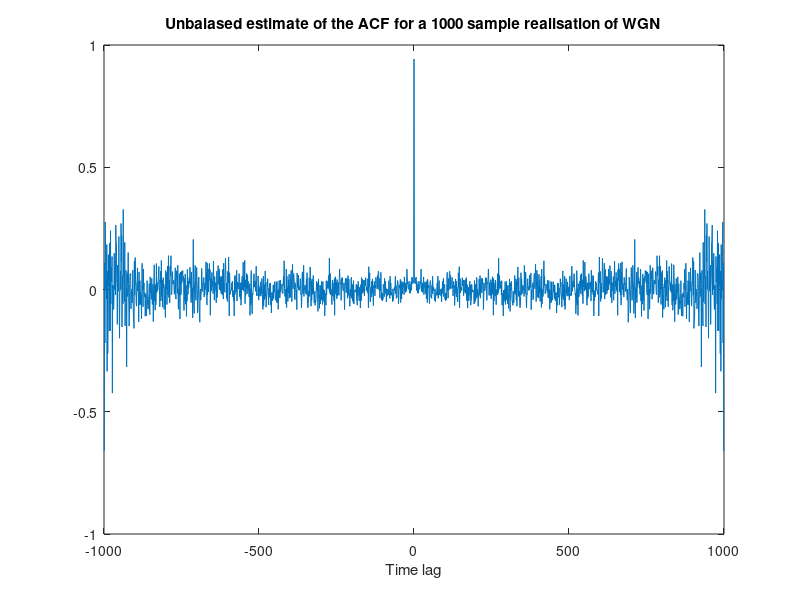
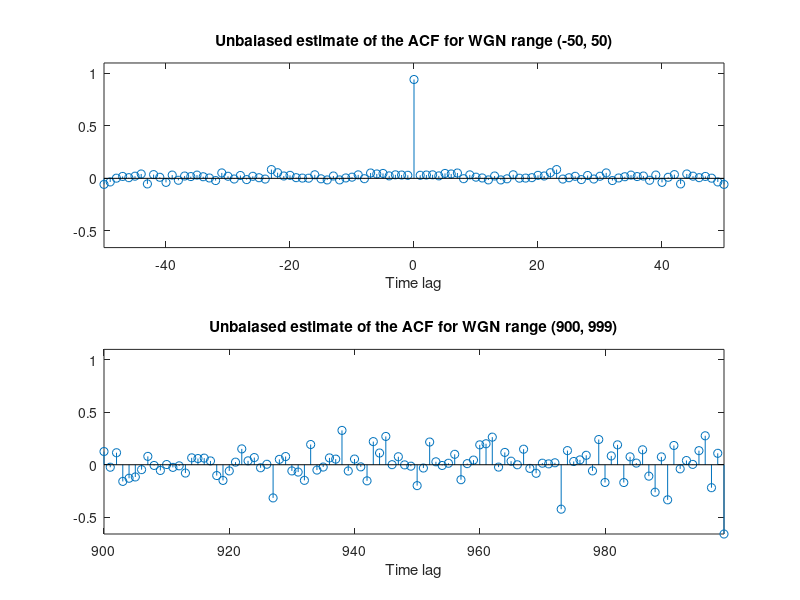

MATLAB code for these plots, in order:
clear all

%Part 2.1------------------------------------------------------------------
x = randn(1,1000);
[corr_wgn,time_lag] = xcorr(x,999,'unbiased');

figure(1)
set(gcf,'Color','w')
plot(time_lag,corr_wgn)
title('Unbaiased estimate of the ACF for a 1000 sample realisation of WGN')
xlabel('Time lag')

figure(2)
set(gcf,'Color','w')
subplot(2, 1, 1)
set(gcf,'Color','w')
stem(time_lag,corr_wgn);
zoom xon
zoom(20)
axis ([-50 50 -inf 1.1])
title('Unbaiased estimate of the ACF for WGN range (-50, 50)')
xlabel('Time lag')

subplot(2, 1, 2)
set(gcf,'Color','w')
stem(time_lag,corr_wgn)
axis ([900 999 -inf 1.1])
title('Unbaiased estimate of the ACF for WGN range (900, 999)')
xlabel('Time lag')





